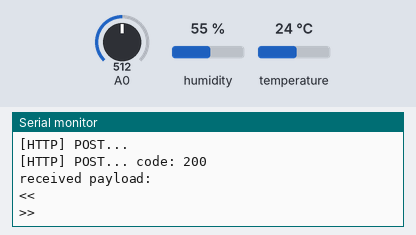
The sketch below on a simulated ESP8266 (NodeMCU). Shown: the last lines printed to the serial monitor. Inputs (shaded band) come from the test bench; at power-on: humidity 55 %, A0 = 512, temperature 24 °C. WiFi joins after 1.5 s; servers stay silent unless stated; uploads are accepted with an empty reply.

Above: at 2.7 s.
2.8 s: humidity set to 22 %
At 11.92 s:
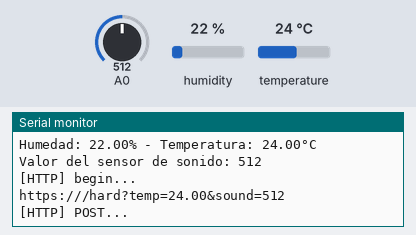
13.0 s: A0 set to 716
At 22.15 s:
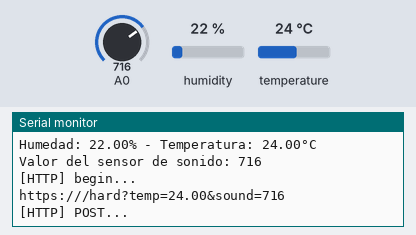
23.2 s: temperature set to 12 °C
At 32.38 s:
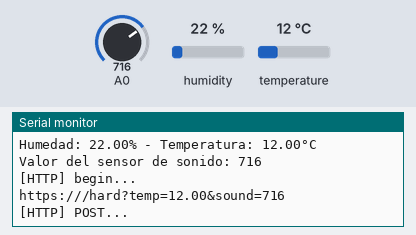
33.4 s: A0 set to 900
At 42.61 s:
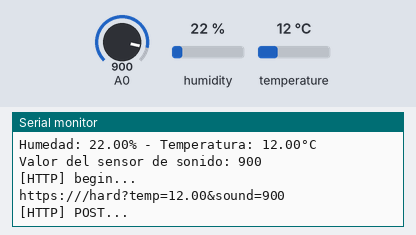
43.6 s: humidity set to 40 %
At 53.4 s:
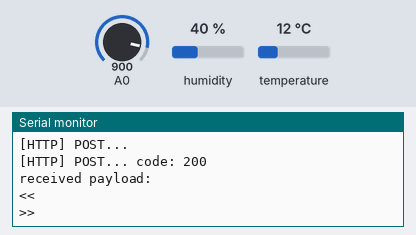
Timing chart, 0 to 54.8 s (numbered marks = the images above; inputs shaded):
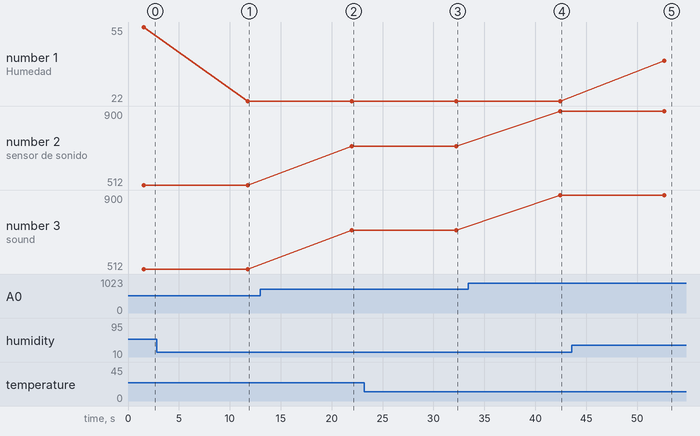

Measured:
- after the input at 2.8 s, the serial monitor: prints a new line after 9.0 s (image 1)
- after the input at 13.0 s, the serial monitor: prints a new line after 9.0 s (image 2)
- after the input at 23.2 s, the serial monitor: prints a new line after 9.0 s (image 3)
- after the input at 33.4 s, the serial monitor: prints a new line after 9.0 s (image 4)
- after the input at 43.6 s, the serial monitor: prints a new line after 9.1 s (image 5)
- plotted number 1: 55 → 22 after the input at 2.8 s, 22 → 40 after the input at 43.6 s
- plotted number 2: 512 → 716 after the input at 13.0 s, 716 → 900 after the input at 33.4 s
- plotted number 3: 512 → 716 after the input at 13.0 s, 716 → 900 after the input at 33.4 s

The sketch:

NewMC-parte2.ino
```cpp
#include <ESP8266WiFi.h>
#include <ESP8266HTTPClient.h>
#include <ArduinoJson.h>
#include <DHT.h>

#define DHT_PIN 2
#define DHT_TYPE DHT11
#define PIN_SENSOR_SONIDO 4

#define STASSID "IoT"
#define STAPSK "elultimo10"
#define SERVER_IP ""

DHT dht(DHT_PIN, DHT_TYPE);

void setup() {
  Serial.begin(115200);
  dht.begin();
  WiFi.begin(STASSID, STAPSK);

  pinMode(PIN_SENSOR_SONIDO, INPUT);

  while (WiFi.status() != WL_CONNECTED) {
    delay(500);
    Serial.print(".");
  }
  Serial.println("");
  Serial.print("Conectado a la red WiFi. Dirección IP: ");
  Serial.println(WiFi.localIP());
}

void loop() {
  if (WiFi.status() == WL_CONNECTED) {
    WiFiClient client;
    HTTPClient http;

    float humedad = dht.readHumidity();
    float temperatura = dht.readTemperature();

    if (!isnan(humedad) && !isnan(temperatura)) {
      Serial.print("Humedad: ");
      Serial.print(humedad);
      Serial.print("% - Temperatura: ");
      Serial.print(temperatura);
      Serial.println("°C");

      int valorSensorSonido = analogRead(PIN_SENSOR_SONIDO);
      Serial.print("Valor del sensor de sonido: ");
      Serial.println(valorSensorSonido);

      String query = "?temp=" + String(temperatura) + "&sound=" + String(valorSensorSonido);

      Serial.print("[HTTP] begin...\n");
      Serial.println("https://" SERVER_IP "/hard" + query);

      http.begin(client, "https://" SERVER_IP "/hard");  // HTTP
      http.addHeader("Content-Type", "application/json");

      StaticJsonDocument<256> jsonDocument;
      jsonDocument["temp"] = temperatura;
      jsonDocument["sound"] = valorSensorSonido;

      String jsonString;
      serializeJson(jsonDocument, jsonString);

      Serial.print("[HTTP] POST...\n");
      int httpCode = http.POST(jsonString);

      if (httpCode > 0) {
        Serial.printf("[HTTP] POST... code: %d\n", httpCode);

        if (httpCode == HTTP_CODE_OK) {
          const String& payload = http.getString();
          Serial.println("received payload:\n<<");
          Serial.println(payload);
          Serial.println(">>");
        } else {
          Serial.printf("[HTTP] POST... error: %s\n", http.getString().c_str());
        }
      } else {
        Serial.println("[HTTP] POST... fallido");
      }

      http.end();
    } else {
      Serial.println("Error al leer los sensores DHT.");
    }
  }

  delay(10000);
}
```
